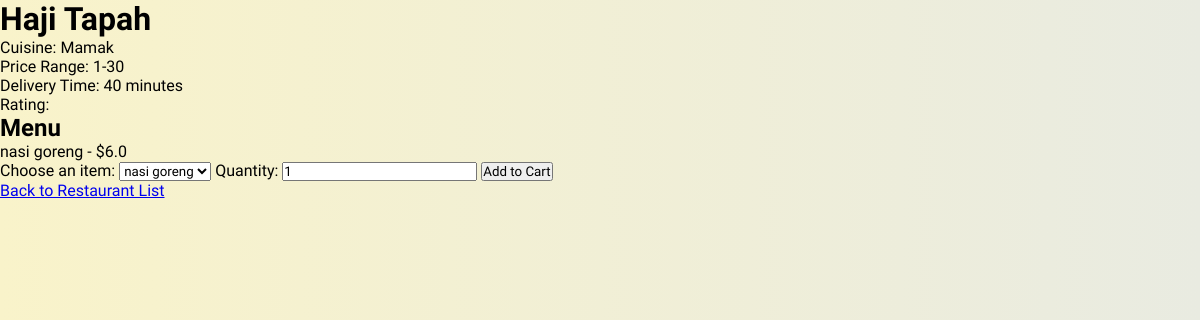
Page /restaurant/1 (signed in) on the committed database.
### tables this page shows
CREATE TABLE restaurants (
                id INTEGER PRIMARY KEY AUTOINCREMENT,
                name TEXT NOT NULL,
                cuisine TEXT NOT NULL,
                price_range TEXT NOT NULL,
                delivery_time INTEGER NOT NULL,
                owner_username TEXT NOT NULL,
                FOREIGN KEY (owner_username) REFERENCES users(username)
            );

CREATE TABLE menu_items (
                id INTEGER PRIMARY KEY AUTOINCREMENT,
                restaurant_id INTEGER NOT NULL,
                name TEXT NOT NULL,
                price REAL NOT NULL,
                FOREIGN KEY (restaurant_id) REFERENCES restaurants(id)
            );

### app.py (the view)
@app.route("/restaurant/<int:restaurant_id>")
@login_required(role='buyer')
def restaurant_detail(restaurant_id):
    conn = get_db_connection()
    cursor = conn.cursor()
    try:
        cursor.execute("SELECT * FROM restaurants WHERE id = ?", (restaurant_id,))
        restaurant = cursor.fetchone()
        if not restaurant:
            return "Restaurant not found", 404
        cursor.execute("SELECT * FROM menu_items WHERE restaurant_id = ?", (restaurant_id,))
        menu_items = cursor.fetchall()
    except sqlite3.Error as e:
        print(f"SQLite error: {e}")
        return "An error occurred", 500
    finally:
        conn.close()
    return render_template("restaurant_detail.html", restaurant=restaurant, menu_items=menu_items)

### app.py (called while the page is built)
def get_db_connection():
    con = sqlite3.connect("database.db")
    con.row_factory = sqlite3.Row
    return con

def login_required(role=None):
    def decorator(f):
        @wraps(f)
        def decorated_function(*args, **kwargs):
            if 'username' not in session:
                flash("You need to log in to access this page.", "error")
                return redirect(url_for('login'))
            if role and session.get('role') != role:
                flash("You do not have permission to access this page.", "error")
                return redirect(url_for('index'))
            return f(*args, **kwargs)
        return decorated_function
    return decorator

### templates/restaurant_detail.html (shortened to what this page needs)
<!DOCTYPE html>
<html lang="en">
<head>
    <link rel="stylesheet" type="text/css" href="../static/style2.css">
    <link rel="stylesheet" href="https://unpkg.com/boxicons@latest/css/boxicons.min.css">
<link href="https://cdn.jsdelivr.net/npm/remixicon@4.3.0/fonts/remixicon.css" rel="stylesheet"/>
    <link rel="stylesheet" href="https://unpkg.com/aos@next/dist/aos.css" />
</head>
<body>
    <h1>{{ restaurant.name }}</h1>
    <p>Cuisine: {{ restaurant.cuisine }}</p>
    <p>Price Range: {{ restaurant.price_range }}</p>
    <p>Delivery Time: {{ restaurant.delivery_time }} minutes</p>
    <p>Rating: {{ restaurant.rating }}</p>
    <h2>Menu</h2>
    <ul>
        {% for item in menu_items %}
            <li>{{ item.name }} - ${{ item.price }}</li>
        {% endfor %}
    </ul>
    <form action="{{ url_for('add_to_cart') }}" method="post">
        <label for="item_name">Choose an item:</label>
        <select name="item_name" id="item_name">
            {% for item in menu_items %}
                <option value="{{ item.name }}">{{ item.name }}</option>
            {% endfor %}
        </select>
        <label for="quantity">Quantity:</label>
        <input type="number" name="quantity" id="quantity" value="1" min="1">
        <button type="submit">Add to Cart</button>
    </form>
    <a href="{{ url_for('restaurant_list') }}">Back to Restaurant List</a>
</body>
</html>

### static/style2.css (style rules this page uses)
* { padding: 0; margin: 0; box-sizing: border-box; font-family: "New Amsterdam", sans-serif; }
:root { --first-color: hsl(82, 60%, 28%); --title-color: hsl(0, 0%, 15%); --text-color: hsl(0, 0%, 35%); --body-color: hsl(0, 0%, 95%); --container-color: hsl(0, 0%, 100%); --h2-font-size: 1.25rem; --small-font-size: .813rem; }
body { background-color: #e9ffe9 ; background:linear-gradient(to left , rgb(233, 235, 225),#f9f3ca) ; }

### rows in the picture
restaurants: name "Haji Tapah", cuisine "Mamak", price_range "1-30", delivery_time "40"
menu_items: name "nasi goreng", price "6.0"

### other values in the picture
form field item_name "nasi goreng"
